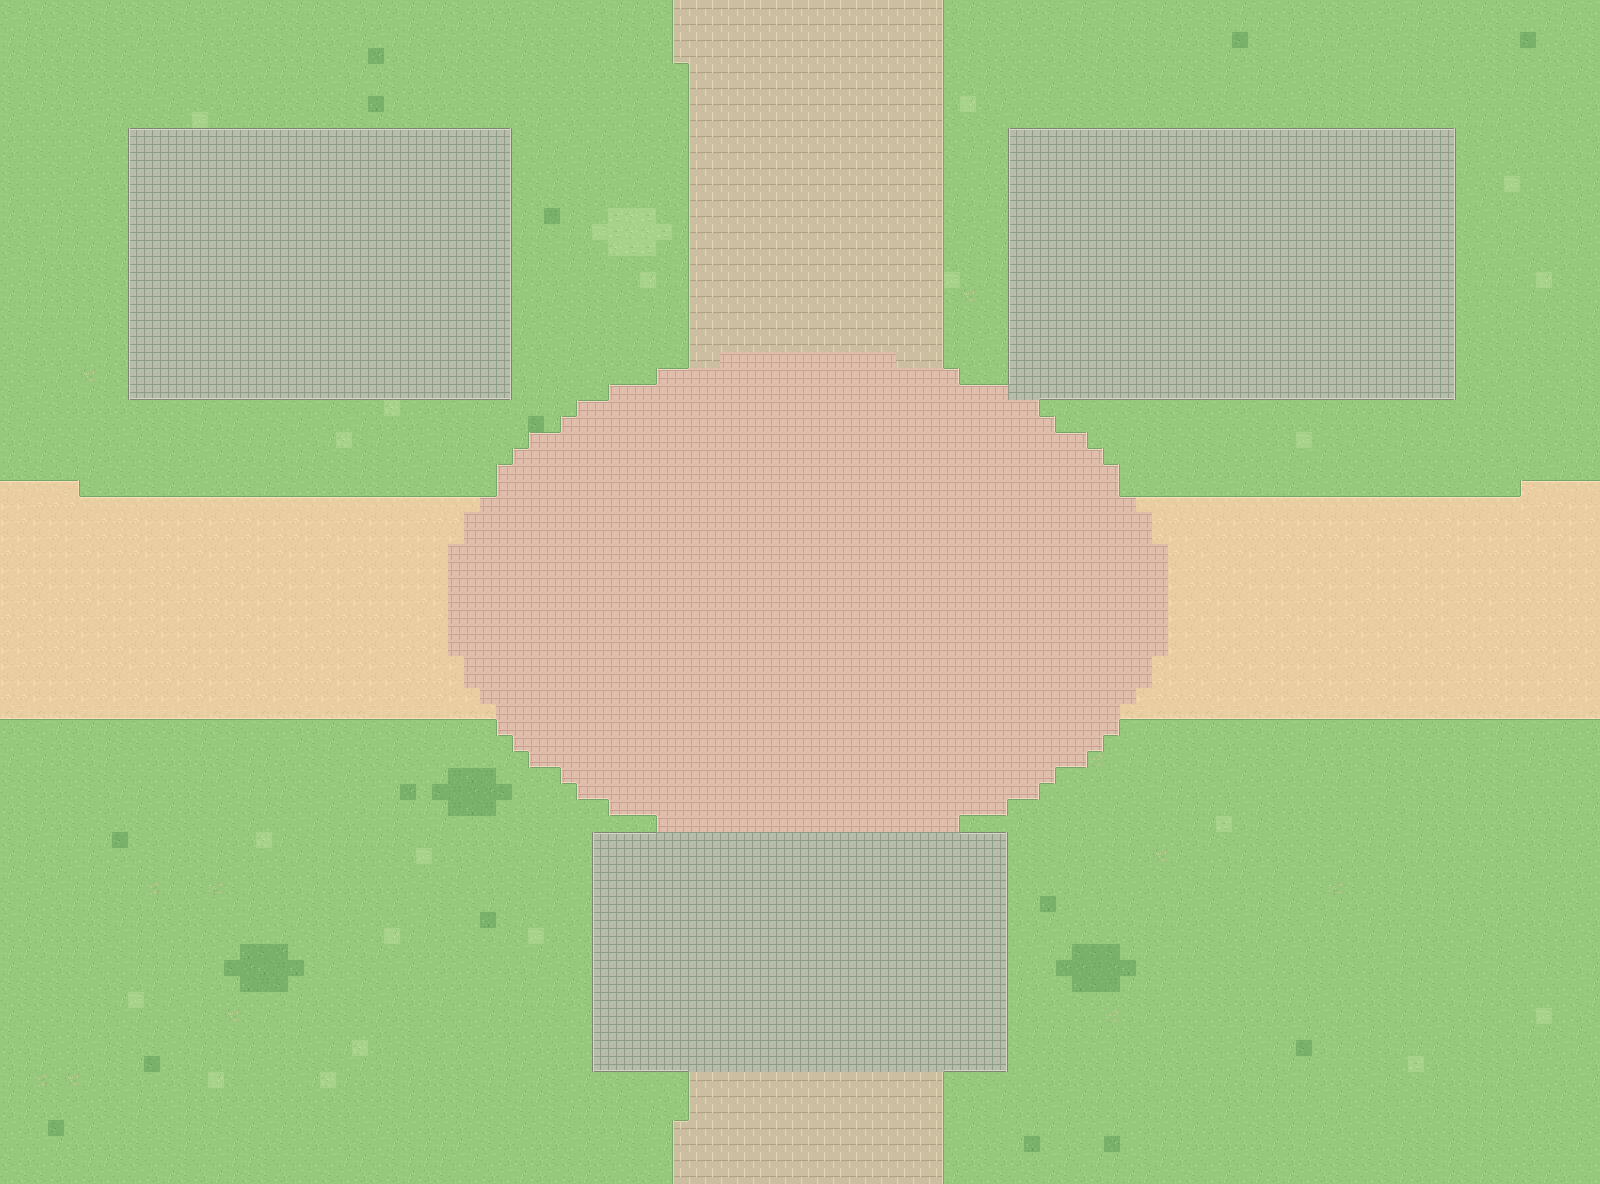

This game map was drawn from its Tiled (.tmx) file and the tilesets committed beside it. A one-line description and the trimmed map source follow:
An orthogonal 100x74 tile map with 16x16 px tiles, 4 tile layers (Ground, Landscape, Roads, BuildingPads) and 13 objects (4x scene_portal, 3x building_slot, 3x building_label, landmark_area, spawn, ...).

<map version="1.10" tiledversion="1.11.2" orientation="orthogonal" renderorder="right-down" width="100" height="74" tilewidth="16" tileheight="16" infinite="0" nextlayerid="9" nextobjectid="800" backgroundcolor="#97C97A">
  <properties>
    <property name="scene_id" value="13" />
    <property name="scene_name" value="李园北区" />
    <property name="macro_area" value="D 学习生活区" />
    <property name="tile_scale" type="int" value="16" />
    <property name="player_sprite_width" type="int" value="48" />
    <property name="player_sprite_height" type="int" value="48" />
    <property name="world_origin_x_px" type="int" value="1600" />
    <property name="world_origin_y_px" type="int" value="-1184" />
    <property name="ground_only" type="bool" value="true" />
    <property name="building_art_separate" type="bool" value="true" />
  </properties>
  <tileset firstgid="1" name="swu_terrain_16" tilewidth="16" tileheight="16" tilecount="412" columns="16">
    <image source="../assets/ground_tiles_16.png" width="256" height="416" />
  </tileset>
  <layer id="1" name="Ground" width="100" height="74">
    <data>[7400 cells, 7400 non-empty, 4 distinct tile ids]</data>
  </layer>
  <layer id="2" name="Landscape" width="100" height="74">
    <data>[7400 cells, 90 non-empty, 12 distinct tile ids]</data>
  </layer>
  <layer id="3" name="Roads" width="100" height="74">
    <data>[7400 cells, 2367 non-empty, 34 distinct tile ids]</data>
  </layer>
  <layer id="4" name="BuildingPads" width="100" height="74">
    <data>[7400 cells, 1274 non-empty, 17 distinct tile ids]</data>
  </layer>
  <objectgroup id="5" name="BuildingSlots" visible="0" color="#D9B768">
    <object id="1" name="slot_13_01" type="building_slot" x="128" y="128" width="384" height="272">
      <properties>
        <property name="display_name" value="李园1–2舍" />
        <property name="confidence" value="verified_area_approx" />
        <property name="note" value="建筑预留地，仅用于当前地图阶段，后续再放建筑与碰撞体" />
        <property name="future_collision" type="bool" value="true" />
        <property name="currently_walkable" type="bool" value="true" />
        <property name="macro_area" value="D 学习生活区" />
      </properties>
    </object>
    <object id="2" name="slot_13_02" type="building_slot" x="1008" y="128" width="448" height="272">
      <properties>
        <property name="display_name" value="李园3–4舍" />
        <property name="confidence" value="verified_area_approx" />
        <property name="note" value="建筑预留地，仅用于当前地图阶段，后续再放建筑与碰撞体" />
        <property name="future_collision" type="bool" value="true" />
        <property name="currently_walkable" type="bool" value="true" />
        <property name="macro_area" value="D 学习生活区" />
      </properties>
    </object>
    <object id="3" name="slot_13_03" type="building_slot" x="592" y="832" width="416" height="240">
      <properties>
        <property name="display_name" value="李园食堂北侧预留" />
        <property name="confidence" value="schematic" />
        <property name="note" value="建筑预留地，仅用于当前地图阶段，后续再放建筑与碰撞体" />
        <property name="future_collision" type="bool" value="true" />
        <property name="currently_walkable" type="bool" value="true" />
        <property name="macro_area" value="D 学习生活区" />
      </properties>
    </object>
  </objectgroup>
  <objectgroup id="6" name="LandmarkAreas" visible="0" color="#3B9C88">
    <object id="4" name="area_13_01" type="landmark_area" x="512" y="496" width="592" height="352">
      <properties>
        <property name="display_name" value="李园北区生活道路" />
        <property name="confidence" value="landmark_area_approx" />
      </properties>
    </object>
  </objectgroup>
  <objectgroup id="7" name="Portals" visible="0" color="#4CA3D9">
    <object id="5" name="exit_north" type="scene_portal" x="672" y="0" width="272" height="64">
      <properties>
        <property name="direction" value="north" />
        <property name="target_scene" value="07" />
        <property name="target_portal" value="exit_south" />
        <property name="spawn_x_px" type="int" value="800" />
        <property name="spawn_y_px" type="int" value="1056" />
        <property name="trigger" value="cross_map_edge" />
        <property name="enabled" type="bool" value="true" />
      </properties>
    </object>
    <object id="6" name="exit_south" type="scene_portal" x="672" y="1120" width="272" height="64">
      <properties>
        <property name="direction" value="south" />
        <property name="target_scene" value="19" />
        <property name="target_portal" value="exit_north" />
        <property name="spawn_x_px" type="int" value="800" />
        <property name="spawn_y_px" type="int" value="112" />
        <property name="trigger" value="cross_map_edge" />
        <property name="enabled" type="bool" value="true" />
      </properties>
    </object>
    <object id="7" name="exit_west" type="scene_portal" x="0" y="480" width="80" height="240">
      <properties>
        <property name="direction" value="west" />
        <property name="target_scene" value="12" />
        <property name="target_portal" value="exit_east" />
        <property name="spawn_x_px" type="int" value="1424" />
        <property name="spawn_y_px" type="int" value="592" />
        <property name="trigger" value="cross_map_edge" />
        <property name="enabled" type="bool" value="true" />
      </properties>
    </object>
    <object id="8" name="exit_east" type="scene_portal" x="1520" y="480" width="80" height="240">
      <properties>
        <property name="direction" value="east" />
        <property name="target_scene" value="14" />
        <property name="target_portal" value="exit_west" />
        <property name="spawn_x_px" type="int" value="160" />
        <property name="spawn_y_px" type="int" value="592" />
        <property name="trigger" value="cross_map_edge" />
        <property name="enabled" type="bool" value="true" />
      </properties>
    </object>
  </objectgroup>
  <objectgroup id="8" name="Spawn" visible="0" color="#74B877">
    <object id="9" name="player_start" type="spawn" x="800" y="592" width="0" height="0">
      <properties>
        <property name="feet_position" type="bool" value="true" />
        <property name="sprite_width" type="int" value="48" />
        <property name="sprite_height" type="int" value="48" />
      </properties>
    </object>
  </objectgroup>
  <objectgroup id="9" name="地标中文标注_编辑用" visible="1" color="#284F48">
    <object id="10" name="李园1–2舍" type="building_label" x="150.0" y="242.0" width="340" height="44">
      <text fontfamily="Noto Sans CJK SC" pixelsize="21" color="#284D42" halign="center" valign="center" wrap="1">李园1–2舍</text>
    </object>
    <object id="11" name="李园3–4舍" type="building_label" x="1062.0" y="242.0" width="340" height="44">
      <text fontfamily="Noto Sans CJK SC" pixelsize="21" color="#284D42" halign="center" valign="center" wrap="1">李园3–4舍</text>
    </object>
    <object id="12" name="李园食堂北侧预留" type="building_label" x="630.0" y="930.0" width="340" height="44">
      <text fontfamily="Noto Sans CJK SC" pixelsize="21" color="#284D42" halign="center" valign="center" wrap="1">李园食堂北侧预留</text>
    </object>
    <object id="13" name="李园北区生活道路" type="area_label" x="638.0" y="650.0" width="340" height="44">
      <text fontfamily="Noto Sans CJK SC" pixelsize="21" color="#284D42" halign="center" valign="center" wrap="1">李园北区生活道路</text>
    </object>
  </objectgroup>
</map>
